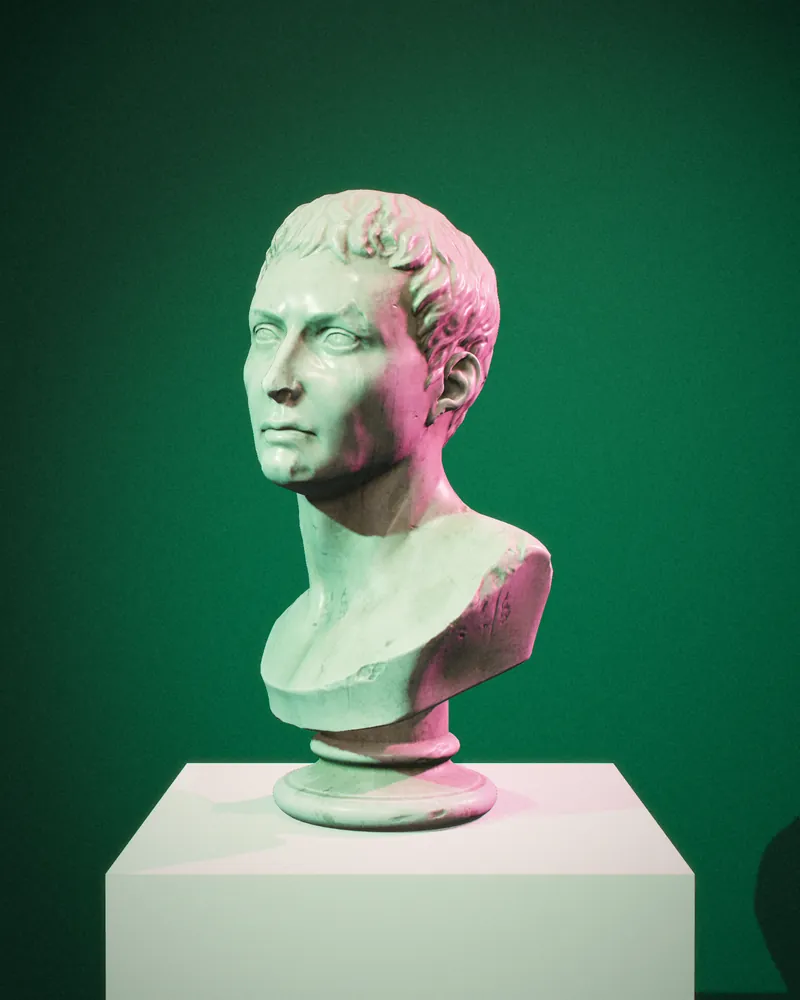
#> input picture designs/38/assets/img/bust-gels-800.webp, 800 x 1000 px, given in place of raw-morning.png, which was not available
$ python grade.py out.png
#> lines starting #> are read from the running program, lines starting #| are printed output that depends on the picture; pictures that were not available may be replaced by others from this repository, and a replacement may not be noted
"""Grade baked renders: miniature tilt-shift, soft bloom, warm vignette, film grain.
Then export responsive AVIF / WebP / JPEG."""
import sys, os, numpy as np
from PIL import Image, ImageFilter

T = os.path.dirname(os.path.abspath(__file__))
OUT = sys.argv[1]

def grade(src, top=0.10, bottom=0.80, blur=5, grain=3.2, bloom=0.16, vign=0.18, seed=1):
#> called with top = 0.1, bottom = 0.8, blur = 5, grain = 3.2, bloom = 0.16, vign = 0.18, seed = 1
    im = Image.open(src).convert('RGB')
#> im is the input picture: PIL image 800x1000 RGB; mean R, G, B 65.9, 111.5, 88.9
    w, h = im.size
#> w = 800; h = 1000
    a = np.asarray(im).astype(np.float32) / 255
    # tilt-shift: blend toward a blurred copy outside the focus band
    b = np.asarray(im.filter(ImageFilter.GaussianBlur(blur * w / 2400))).astype(np.float32) / 255
    y = np.linspace(0, 1, h)[:, None, None]
#> y = 1000 values from 0 to 1
    m = np.clip((top - y) / top, 0, 1) ** 1.5 + np.clip((y - bottom) / (1 - bottom), 0, 1) ** 1.3
    m = np.clip(m, 0, 1)
    a = a * (1 - m) + b * m
    # bloom from highlights
    lum = a.mean(axis=2, keepdims=True)
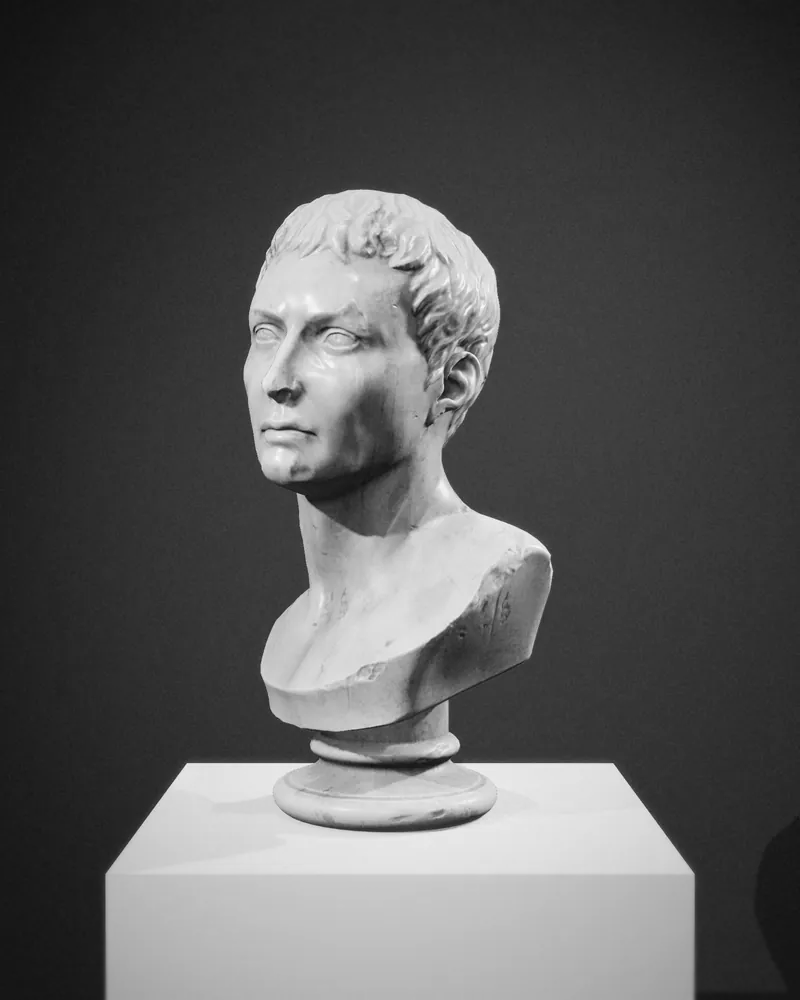
#> lum: shape (1000, 800, 1) float64; min 0.0641, max 0.982, mean 0.348
    hi = np.clip((lum - 0.72) / 0.28, 0, 1) * a
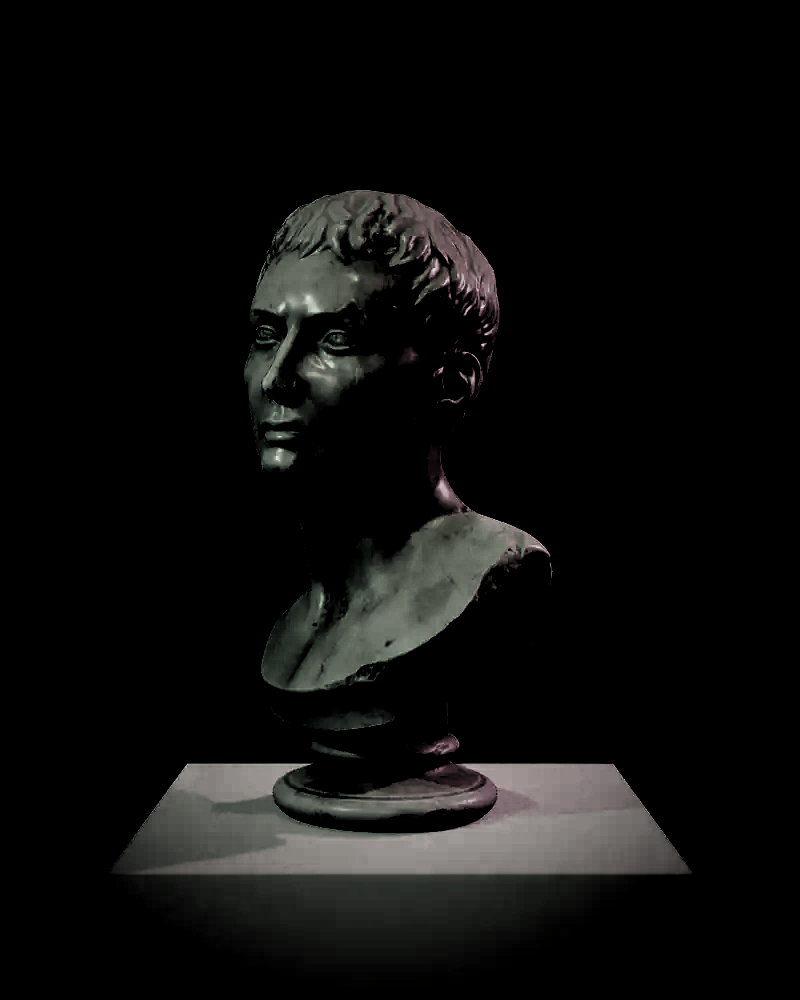
#> hi: shape (1000, 800, 3) float64; mean R, G, B 0.0524, 0.0524, 0.0495
    hib = Image.fromarray((hi * 255).astype(np.uint8)).filter(ImageFilter.GaussianBlur(28 * w / 2400))
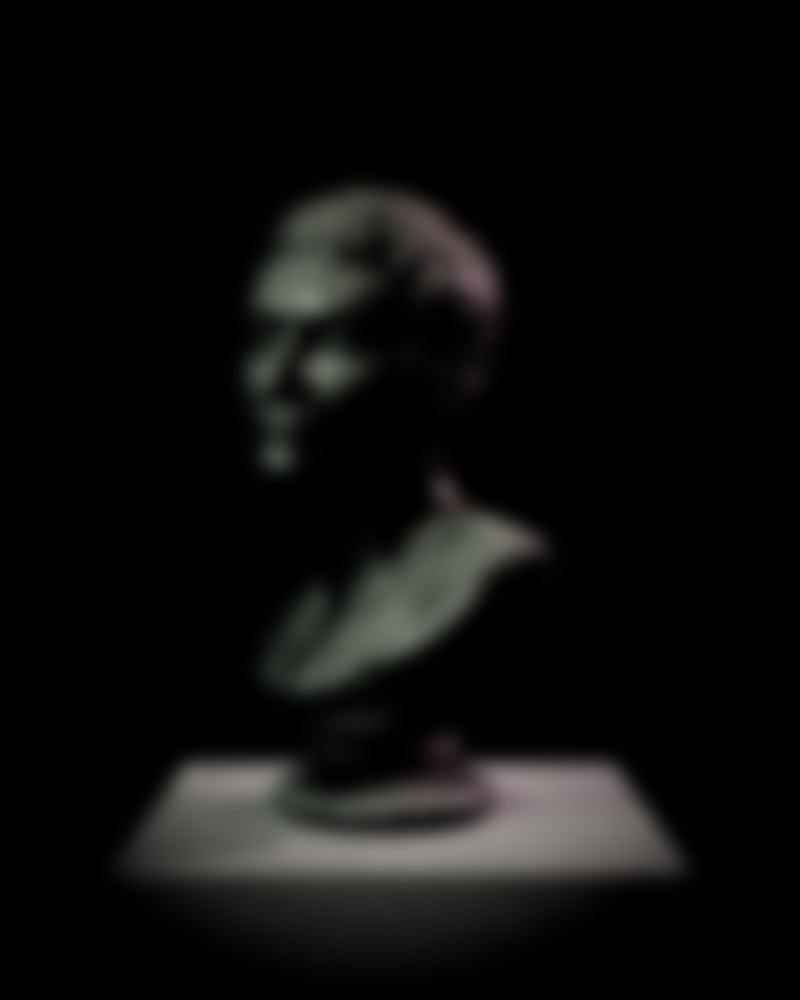
#> hib: PIL image 800x1000 RGB; mean R, G, B 13.3, 13.3, 12.5
    a = 1 - (1 - a) * (1 - np.asarray(hib).astype(np.float32) / 255 * bloom * 2.2)
    # warm, very soft vignette
    yy, xx = np.mgrid[0:h, 0:w].astype(np.float32)
    r = np.sqrt(((xx - w / 2) / (w / 2)) ** 2 + ((yy - h / 2) / (h / 2)) ** 2) / 1.414
    v = 1 - vign * np.clip(r - 0.35, 0, 1) ** 1.6 / 0.65 ** 1.6
    a = a * v[..., None] * np.array([1.0, 0.985, 0.96]) + (1 - v[..., None]) * np.array([0.03, 0.015, 0.0])
    # lift blacks a touch, like printed paper
    a = 0.018 + a * 0.975
    # grain
    rng = np.random.default_rng(seed)
    g = rng.normal(0, grain / 255, (h, w, 1)).astype(np.float32)
    a = np.clip(a + g, 0, 1)
    return Image.fromarray((a * 255 + 0.5).astype(np.uint8))

def export(im, base, widths, fmts=('avif', 'webp', 'jpg')):
    out = []
    for w in widths:
        r = im.resize((w, round(im.height * w / im.width)), Image.LANCZOS) if w != im.width else im
        for f in fmts:
            p = os.path.join(OUT, f'{base}-{w}.{f}')
            if f == 'avif': r.save(p, 'AVIF', quality=58, speed=4)
            elif f == 'webp': r.save(p, 'WEBP', quality=80, method=6)
            else: r.save(p, 'JPEG', quality=82, optimize=True, progressive=True)
            out.append((p, os.path.getsize(p)))
    return out

if __name__ == '__main__':
    jobs = {
        'hero-morning': ('raw-morning.png', [2400, 1600, 960], ('avif', 'webp', 'jpg'), {}),
        'hero-terrace': ('raw-terrace.png', [2400, 1600, 960], ('avif', 'webp', 'jpg'), {'top': 0.08, 'bottom': 0.74, 'blur': 6}),
        'hero-portrait': ('raw-portrait-morning.png', [1080, 720], ('avif', 'webp', 'jpg'), {'top': 0.06, 'bottom': 0.78}),
        'hero-portrait-sunset': ('raw-portrait-sunset.png', [1080], ('avif', 'jpg'), {'top': 0.06, 'bottom': 0.78}),
        'day-01-first-light': ('raw-sunrise.png', [1600], ('avif', 'jpg'), {}),
        'day-02-morning': ('raw-morning.png', [1600], ('avif', 'jpg'), {}),
        'day-03-noon': ('raw-noon.png', [1600], ('avif', 'jpg'), {}),
        'day-04-golden': ('raw-golden.png', [1600], ('avif', 'jpg'), {}),
        'day-05-sunset': ('raw-sunset.png', [1600], ('avif', 'jpg'), {}),
        'day-06-after-hours': ('raw-night.png', [1600], ('avif', 'jpg'), {'grain': 4.5}),
        'noon-crown': ('raw-tower.png', [1600], ('avif', 'jpg'), {'top': 0.0001, 'bottom': 0.85}),
    }
    only = sys.argv[2:] or list(jobs)
    for base in only:
        src, widths, fmts, kw = jobs[base]
        im = grade(os.path.join(T, 'bake', src), **kw)
#> (the run stopped early here; a loop or call above may not have finished)
